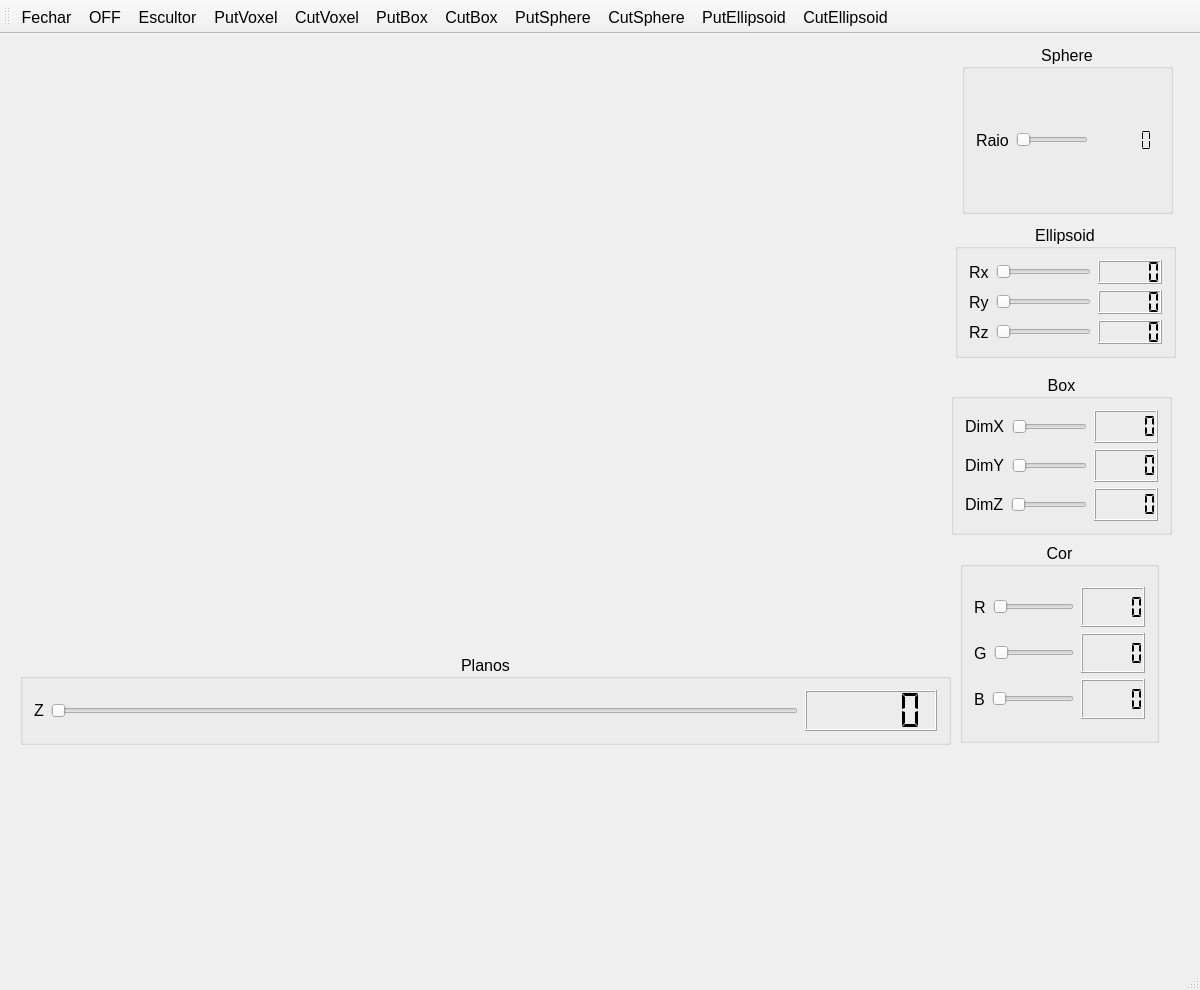
<?xml version="1.0" encoding="UTF-8"?>
<ui version="4.0">
 <class>MainWindow</class>
 <widget class="QMainWindow" name="MainWindow">
  <property name="geometry">
   <rect>
    <x>0</x>
    <y>0</y>
    <width>1200</width>
    <height>990</height>
   </rect>
  </property>
  <property name="sizePolicy">
   <sizepolicy hsizetype="Preferred" vsizetype="Preferred">
    <horstretch>0</horstretch>
    <verstretch>0</verstretch>
   </sizepolicy>
  </property>
  <property name="maximumSize">
   <size>
    <width>16777215</width>
    <height>16777215</height>
   </size>
  </property>
  <property name="contextMenuPolicy">
   <enum>Qt::DefaultContextMenu</enum>
  </property>
  <property name="windowTitle">
   <string>MainWindow</string>
  </property>
  <property name="layoutDirection">
   <enum>Qt::LeftToRight</enum>
  </property>
  <widget class="QWidget" name="centralWidget">
   <property name="maximumSize">
    <size>
     <width>1300</width>
     <height>990</height>
    </size>
   </property>
   <widget class="QGroupBox" name="groupBoxPlanos">
    <property name="geometry">
     <rect>
      <x>20</x>
      <y>620</y>
      <width>931</width>
      <height>91</height>
     </rect>
    </property>
    <property name="font">
     <font>
      <family>Ubuntu</family>
      <pointsize>12</pointsize>
     </font>
    </property>
    <property name="title">
     <string>Planos</string>
    </property>
    <property name="alignment">
     <set>Qt::AlignCenter</set>
    </property>
    <layout class="QVBoxLayout" name="verticalLayout_6">
     <item>
      <layout class="QHBoxLayout" name="horizontalLayout_20" stretch="0,85,15">
       <property name="spacing">
        <number>7</number>
       </property>
       <item>
        <widget class="QLabel" name="label_19">
         <property name="text">
          <string>Z</string>
         </property>
        </widget>
       </item>
       <item>
        <widget class="QSlider" name="horizontalZ">
         <property name="orientation">
          <enum>Qt::Horizontal</enum>
         </property>
        </widget>
       </item>
       <item>
        <widget class="QLCDNumber" name="lcdNumberZ">
         <property name="lineWidth">
          <number>1</number>
         </property>
         <property name="segmentStyle">
          <enum>QLCDNumber::Flat</enum>
         </property>
        </widget>
       </item>
      </layout>
     </item>
    </layout>
   </widget>
   <widget class="Plotter" name="widget" native="true">
    <property name="geometry">
     <rect>
      <x>20</x>
      <y>20</y>
      <width>921</width>
      <height>581</height>
     </rect>
    </property>
    <property name="sizePolicy">
     <sizepolicy hsizetype="Preferred" vsizetype="Preferred">
      <horstretch>0</horstretch>
      <verstretch>0</verstretch>
     </sizepolicy>
    </property>
    <property name="maximumSize">
     <size>
      <width>555555</width>
      <height>555555</height>
     </size>
    </property>
    <property name="layoutDirection">
     <enum>Qt::LeftToRight</enum>
    </property>
   </widget>
   <widget class="QGroupBox" name="groupBoxCor">
    <property name="geometry">
     <rect>
      <x>960</x>
      <y>508</y>
      <width>199</width>
      <height>201</height>
     </rect>
    </property>
    <property name="font">
     <font>
      <pointsize>12</pointsize>
     </font>
    </property>
    <property name="title">
     <string>Cor</string>
    </property>
    <property name="alignment">
     <set>Qt::AlignCenter</set>
    </property>
    <property name="flat">
     <bool>false</bool>
    </property>
    <layout class="QVBoxLayout" name="verticalLayout_9">
     <item>
      <layout class="QVBoxLayout" name="verticalLayout_4">
       <item>
        <layout class="QHBoxLayout" name="horizontalLayout_11" stretch="0,70,30">
         <property name="spacing">
          <number>7</number>
         </property>
         <item>
          <widget class="QLabel" name="label_11">
           <property name="text">
            <string>R</string>
           </property>
          </widget>
         </item>
         <item>
          <widget class="QSlider" name="horizontalR">
           <property name="maximum">
            <number>255</number>
           </property>
           <property name="orientation">
            <enum>Qt::Horizontal</enum>
           </property>
          </widget>
         </item>
         <item>
          <widget class="QLCDNumber" name="lcdNumberR">
           <property name="maximumSize">
            <size>
             <width>80</width>
             <height>40</height>
            </size>
           </property>
           <property name="font">
            <font>
             <family>Ubuntu</family>
             <pointsize>12</pointsize>
             <weight>50</weight>
             <bold>false</bold>
            </font>
           </property>
           <property name="lineWidth">
            <number>1</number>
           </property>
           <property name="segmentStyle">
            <enum>QLCDNumber::Flat</enum>
           </property>
          </widget>
         </item>
        </layout>
       </item>
       <item>
        <layout class="QHBoxLayout" name="horizontalLayout_12" stretch="0,70,30">
         <property name="spacing">
          <number>7</number>
         </property>
         <item>
          <widget class="QLabel" name="label_12">
           <property name="text">
            <string>G</string>
           </property>
          </widget>
         </item>
         <item>
          <widget class="QSlider" name="horizontalG">
           <property name="maximum">
            <number>255</number>
           </property>
           <property name="orientation">
            <enum>Qt::Horizontal</enum>
           </property>
          </widget>
         </item>
         <item>
          <widget class="QLCDNumber" name="lcdNumberG">
           <property name="maximumSize">
            <size>
             <width>80</width>
             <height>40</height>
            </size>
           </property>
           <property name="lineWidth">
            <number>1</number>
           </property>
           <property name="segmentStyle">
            <enum>QLCDNumber::Flat</enum>
           </property>
          </widget>
         </item>
        </layout>
       </item>
       <item>
        <layout class="QHBoxLayout" name="horizontalLayout_13" stretch="0,70,30">
         <property name="spacing">
          <number>7</number>
         </property>
         <item>
          <widget class="QLabel" name="label_13">
           <property name="text">
            <string>B</string>
           </property>
          </widget>
         </item>
         <item>
          <widget class="QSlider" name="horizontalB">
           <property name="maximum">
            <number>255</number>
           </property>
           <property name="orientation">
            <enum>Qt::Horizontal</enum>
           </property>
          </widget>
         </item>
         <item>
          <widget class="QLCDNumber" name="lcdNumberB">
           <property name="maximumSize">
            <size>
             <width>80</width>
             <height>40</height>
            </size>
           </property>
           <property name="lineWidth">
            <number>1</number>
           </property>
           <property name="segmentStyle">
            <enum>QLCDNumber::Flat</enum>
           </property>
          </widget>
         </item>
        </layout>
       </item>
      </layout>
     </item>
    </layout>
   </widget>
   <widget class="QGroupBox" name="groupBoxEsfera">
    <property name="geometry">
     <rect>
      <x>962</x>
      <y>10</y>
      <width>211</width>
      <height>170</height>
     </rect>
    </property>
    <property name="font">
     <font>
      <pointsize>12</pointsize>
     </font>
    </property>
    <property name="title">
     <string>Sphere</string>
    </property>
    <property name="alignment">
     <set>Qt::AlignCenter</set>
    </property>
    <property name="flat">
     <bool>false</bool>
    </property>
    <layout class="QVBoxLayout" name="verticalLayout" stretch="0">
     <property name="spacing">
      <number>6</number>
     </property>
     <property name="sizeConstraint">
      <enum>QLayout::SetNoConstraint</enum>
     </property>
     <property name="topMargin">
      <number>50</number>
     </property>
     <property name="bottomMargin">
      <number>50</number>
     </property>
     <item>
      <layout class="QHBoxLayout" name="horizontalLayout" stretch="0,68,32">
       <property name="spacing">
        <number>7</number>
       </property>
       <property name="leftMargin">
        <number>0</number>
       </property>
       <property name="topMargin">
        <number>10</number>
       </property>
       <property name="bottomMargin">
        <number>10</number>
       </property>
       <item>
        <widget class="QLabel" name="label">
         <property name="text">
          <string>Raio</string>
         </property>
        </widget>
       </item>
       <item>
        <widget class="QSlider" name="horizontalRaioEsfera">
         <property name="orientation">
          <enum>Qt::Horizontal</enum>
         </property>
        </widget>
       </item>
       <item>
        <widget class="QLCDNumber" name="lcdNumberRaioEsfera">
         <property name="maximumSize">
          <size>
           <width>80</width>
           <height>40</height>
          </size>
         </property>
         <property name="lineWidth">
          <number>0</number>
         </property>
         <property name="segmentStyle">
          <enum>QLCDNumber::Flat</enum>
         </property>
        </widget>
       </item>
      </layout>
     </item>
    </layout>
   </widget>
   <widget class="QGroupBox" name="groupBoxEllipsoid">
    <property name="geometry">
     <rect>
      <x>955</x>
      <y>190</y>
      <width>221</width>
      <height>134</height>
     </rect>
    </property>
    <property name="font">
     <font>
      <pointsize>12</pointsize>
     </font>
    </property>
    <property name="title">
     <string>Ellipsoid</string>
    </property>
    <property name="alignment">
     <set>Qt::AlignCenter</set>
    </property>
    <property name="flat">
     <bool>false</bool>
    </property>
    <layout class="QVBoxLayout" name="verticalLayout_2">
     <item>
      <layout class="QHBoxLayout" name="horizontalLayout_2" stretch="0,70,30">
       <property name="spacing">
        <number>7</number>
       </property>
       <item>
        <widget class="QLabel" name="label_2">
         <property name="text">
          <string>Rx</string>
         </property>
        </widget>
       </item>
       <item>
        <widget class="QSlider" name="horizontalRaioXEllipsoid">
         <property name="orientation">
          <enum>Qt::Horizontal</enum>
         </property>
        </widget>
       </item>
       <item>
        <widget class="QLCDNumber" name="lcdNumberRaioXElipse">
         <property name="maximumSize">
          <size>
           <width>80</width>
           <height>40</height>
          </size>
         </property>
         <property name="lineWidth">
          <number>1</number>
         </property>
         <property name="segmentStyle">
          <enum>QLCDNumber::Flat</enum>
         </property>
        </widget>
       </item>
      </layout>
     </item>
     <item>
      <layout class="QHBoxLayout" name="horizontalLayout_4" stretch="0,70,30">
       <property name="spacing">
        <number>7</number>
       </property>
       <item>
        <widget class="QLabel" name="label_4">
         <property name="text">
          <string>Ry</string>
         </property>
        </widget>
       </item>
       <item>
        <widget class="QSlider" name="horizontalRaioYEllipsoid">
         <property name="orientation">
          <enum>Qt::Horizontal</enum>
         </property>
        </widget>
       </item>
       <item>
        <widget class="QLCDNumber" name="lcdNumberRaioYElipse">
         <property name="maximumSize">
          <size>
           <width>80</width>
           <height>40</height>
          </size>
         </property>
         <property name="lineWidth">
          <number>1</number>
         </property>
         <property name="segmentStyle">
          <enum>QLCDNumber::Flat</enum>
         </property>
        </widget>
       </item>
      </layout>
     </item>
     <item>
      <layout class="QHBoxLayout" name="horizontalLayout_3" stretch="0,70,30">
       <property name="spacing">
        <number>7</number>
       </property>
       <item>
        <widget class="QLabel" name="label_3">
         <property name="text">
          <string>Rz</string>
         </property>
        </widget>
       </item>
       <item>
        <widget class="QSlider" name="horizontalRaioZEllipsoid">
         <property name="orientation">
          <enum>Qt::Horizontal</enum>
         </property>
        </widget>
       </item>
       <item>
        <widget class="QLCDNumber" name="lcdNumberRaioZElipse">
         <property name="maximumSize">
          <size>
           <width>80</width>
           <height>40</height>
          </size>
         </property>
         <property name="lineWidth">
          <number>1</number>
         </property>
         <property name="segmentStyle">
          <enum>QLCDNumber::Flat</enum>
         </property>
        </widget>
       </item>
      </layout>
     </item>
    </layout>
   </widget>
   <widget class="QGroupBox" name="groupBoxCaixa">
    <property name="geometry">
     <rect>
      <x>951</x>
      <y>340</y>
      <width>221</width>
      <height>161</height>
     </rect>
    </property>
    <property name="font">
     <font>
      <pointsize>12</pointsize>
     </font>
    </property>
    <property name="title">
     <string>Box</string>
    </property>
    <property name="alignment">
     <set>Qt::AlignCenter</set>
    </property>
    <property name="flat">
     <bool>false</bool>
    </property>
    <layout class="QVBoxLayout" name="verticalLayout_3">
     <item>
      <layout class="QHBoxLayout" name="horizontalLayout_5" stretch="0,70,30">
       <property name="spacing">
        <number>7</number>
       </property>
       <item>
        <widget class="QLabel" name="label_5">
         <property name="text">
          <string>DimX</string>
         </property>
        </widget>
       </item>
       <item>
        <widget class="QSlider" name="horizontalDimXCaixa">
         <property name="orientation">
          <enum>Qt::Horizontal</enum>
         </property>
        </widget>
       </item>
       <item>
        <widget class="QLCDNumber" name="lcdNumberDimXCaixa">
         <property name="maximumSize">
          <size>
           <width>80</width>
           <height>40</height>
          </size>
         </property>
         <property name="lineWidth">
          <number>1</number>
         </property>
         <property name="segmentStyle">
          <enum>QLCDNumber::Flat</enum>
         </property>
        </widget>
       </item>
      </layout>
     </item>
     <item>
      <layout class="QHBoxLayout" name="horizontalLayout_6" stretch="0,70,30">
       <property name="spacing">
        <number>7</number>
       </property>
       <item>
        <widget class="QLabel" name="label_6">
         <property name="text">
          <string>DimY</string>
         </property>
        </widget>
       </item>
       <item>
        <widget class="QSlider" name="horizontalDimYCaixa">
         <property name="orientation">
          <enum>Qt::Horizontal</enum>
         </property>
        </widget>
       </item>
       <item>
        <widget class="QLCDNumber" name="lcdNumberDimYCaixa">
         <property name="maximumSize">
          <size>
           <width>80</width>
           <height>40</height>
          </size>
         </property>
         <property name="lineWidth">
          <number>1</number>
         </property>
         <property name="segmentStyle">
          <enum>QLCDNumber::Flat</enum>
         </property>
        </widget>
       </item>
      </layout>
     </item>
     <item>
      <layout class="QHBoxLayout" name="horizontalLayout_7" stretch="0,70,30">
       <property name="spacing">
        <number>7</number>
       </property>
       <item>
        <widget class="QLabel" name="label_7">
         <property name="text">
          <string>DimZ</string>
         </property>
        </widget>
       </item>
       <item>
        <widget class="QSlider" name="horizontalDimZCaixa">
         <property name="orientation">
          <enum>Qt::Horizontal</enum>
         </property>
        </widget>
       </item>
       <item>
        <widget class="QLCDNumber" name="lcdNumberDimZCaixa">
         <property name="maximumSize">
          <size>
           <width>80</width>
           <height>40</height>
          </size>
         </property>
         <property name="lineWidth">
          <number>1</number>
         </property>
         <property name="segmentStyle">
          <enum>QLCDNumber::Flat</enum>
         </property>
        </widget>
       </item>
      </layout>
     </item>
    </layout>
   </widget>
  </widget>
  <widget class="QMenuBar" name="menuBar">
   <property name="geometry">
    <rect>
     <x>0</x>
     <y>0</y>
     <width>1200</width>
     <height>26</height>
    </rect>
   </property>
  </widget>
  <widget class="QToolBar" name="mainToolBar">
   <property name="font">
    <font>
     <pointsize>12</pointsize>
    </font>
   </property>
   <attribute name="toolBarArea">
    <enum>TopToolBarArea</enum>
   </attribute>
   <attribute name="toolBarBreak">
    <bool>false</bool>
   </attribute>
   <addaction name="actionFechar"/>
   <addaction name="actionSalvar"/>
   <addaction name="actionEscultor"/>
   <addaction name="actionPutVoxel"/>
   <addaction name="actionCutVoxel"/>
   <addaction name="actionPutBox"/>
   <addaction name="actionCutBox"/>
   <addaction name="actionPutSphere"/>
   <addaction name="actionCutSphere"/>
   <addaction name="actionPutEllipsoid"/>
   <addaction name="actionCutEllipsoid"/>
  </widget>
  <widget class="QStatusBar" name="statusBar"/>
  <action name="actionEscultor">
   <property name="text">
    <string>Escultor</string>
   </property>
   <property name="font">
    <font>
     <pointsize>12</pointsize>
    </font>
   </property>
  </action>
  <action name="actionFechar">
   <property name="text">
    <string>Fechar</string>
   </property>
  </action>
  <action name="actionPutVoxel">
   <property name="checkable">
    <bool>true</bool>
   </property>
   <property name="checked">
    <bool>false</bool>
   </property>
   <property name="text">
    <string>PutVoxel</string>
   </property>
  </action>
  <action name="actionCutVoxel">
   <property name="checkable">
    <bool>true</bool>
   </property>
   <property name="text">
    <string>CutVoxel</string>
   </property>
  </action>
  <action name="actionPutBox">
   <property name="checkable">
    <bool>true</bool>
   </property>
   <property name="text">
    <string>PutBox</string>
   </property>
  </action>
  <action name="actionCutBox">
   <property name="checkable">
    <bool>true</bool>
   </property>
   <property name="text">
    <string>CutBox</string>
   </property>
  </action>
  <action name="actionPutSphere">
   <property name="checkable">
    <bool>true</bool>
   </property>
   <property name="text">
    <string>PutSphere</string>
   </property>
  </action>
  <action name="actionCutSphere">
   <property name="checkable">
    <bool>true</bool>
   </property>
   <property name="text">
    <string>CutSphere</string>
   </property>
  </action>
  <action name="actionPutEllipsoid">
   <property name="checkable">
    <bool>true</bool>
   </property>
   <property name="text">
    <string>PutEllipsoid</string>
   </property>
  </action>
  <action name="actionCutEllipsoid">
   <property name="checkable">
    <bool>true</bool>
   </property>
   <property name="text">
    <string>CutEllipsoid</string>
   </property>
  </action>
  <action name="actionSalvar">
   <property name="text">
    <string>OFF</string>
   </property>
  </action>
 </widget>
 <layoutdefault spacing="6" margin="11"/>
 <customwidgets>
  <customwidget>
   <class>Plotter</class>
   <extends>QWidget</extends>
   <header>plotter.h</header>
   <container>1</container>
   <slots>
    <slot>alteraCor()</slot>
    <slot>mudaB(int)</slot>
    <slot>mudaG(int)</slot>
    <slot>salvaEscultor()</slot>
    <slot>executaGeomview()</slot>
    <slot>limpaEscultor()</slot>
   </slots>
  </customwidget>
 </customwidgets>
 <resources/>
 <connections>
  <connection>
   <sender>horizontalRaioEsfera</sender>
   <signal>valueChanged(int)</signal>
   <receiver>lcdNumberRaioEsfera</receiver>
   <slot>display(int)</slot>
   <hints>
    <hint type="sourcelabel">
     <x>171</x>
     <y>192</y>
    </hint>
    <hint type="destinationlabel">
     <x>242</x>
     <y>196</y>
    </hint>
   </hints>
  </connection>
  <connection>
   <sender>horizontalRaioXEllipsoid</sender>
   <signal>valueChanged(int)</signal>
   <receiver>lcdNumberRaioXElipse</receiver>
   <slot>display(int)</slot>
   <hints>
    <hint type="sourcelabel">
     <x>171</x>
     <y>318</y>
    </hint>
    <hint type="destinationlabel">
     <x>242</x>
     <y>323</y>
    </hint>
   </hints>
  </connection>
  <connection>
   <sender>horizontalRaioYEllipsoid</sender>
   <signal>valueChanged(int)</signal>
   <receiver>lcdNumberRaioYElipse</receiver>
   <slot>display(int)</slot>
   <hints>
    <hint type="sourcelabel">
     <x>171</x>
     <y>351</y>
    </hint>
    <hint type="destinationlabel">
     <x>242</x>
     <y>356</y>
    </hint>
   </hints>
  </connection>
  <connection>
   <sender>horizontalRaioZEllipsoid</sender>
   <signal>valueChanged(int)</signal>
   <receiver>lcdNumberRaioZElipse</receiver>
   <slot>display(int)</slot>
   <hints>
    <hint type="sourcelabel">
     <x>171</x>
     <y>383</y>
    </hint>
    <hint type="destinationlabel">
     <x>242</x>
     <y>388</y>
    </hint>
   </hints>
  </connection>
  <connection>
   <sender>horizontalDimXCaixa</sender>
   <signal>valueChanged(int)</signal>
   <receiver>lcdNumberDimXCaixa</receiver>
   <slot>display(int)</slot>
   <hints>
    <hint type="sourcelabel">
     <x>171</x>
     <y>460</y>
    </hint>
    <hint type="destinationlabel">
     <x>242</x>
     <y>465</y>
    </hint>
   </hints>
  </connection>
  <connection>
   <sender>horizontalDimYCaixa</sender>
   <signal>valueChanged(int)</signal>
   <receiver>lcdNumberDimYCaixa</receiver>
   <slot>display(int)</slot>
   <hints>
    <hint type="sourcelabel">
     <x>171</x>
     <y>493</y>
    </hint>
    <hint type="destinationlabel">
     <x>242</x>
     <y>498</y>
    </hint>
   </hints>
  </connection>
  <connection>
   <sender>horizontalDimZCaixa</sender>
   <signal>valueChanged(int)</signal>
   <receiver>lcdNumberDimZCaixa</receiver>
   <slot>display(int)</slot>
   <hints>
    <hint type="sourcelabel">
     <x>171</x>
     <y>518</y>
    </hint>
    <hint type="destinationlabel">
     <x>208</x>
     <y>514</y>
    </hint>
   </hints>
  </connection>
  <connection>
   <sender>horizontalR</sender>
   <signal>valueChanged(int)</signal>
   <receiver>lcdNumberR</receiver>
   <slot>display(int)</slot>
   <hints>
    <hint type="sourcelabel">
     <x>155</x>
     <y>596</y>
    </hint>
    <hint type="destinationlabel">
     <x>202</x>
     <y>595</y>
    </hint>
   </hints>
  </connection>
  <connection>
   <sender>horizontalG</sender>
   <signal>valueChanged(int)</signal>
   <receiver>lcdNumberG</receiver>
   <slot>display(int)</slot>
   <hints>
    <hint type="sourcelabel">
     <x>114</x>
     <y>624</y>
    </hint>
    <hint type="destinationlabel">
     <x>197</x>
     <y>629</y>
    </hint>
   </hints>
  </connection>
  <connection>
   <sender>horizontalB</sender>
   <signal>valueChanged(int)</signal>
   <receiver>lcdNumberB</receiver>
   <slot>display(int)</slot>
   <hints>
    <hint type="sourcelabel">
     <x>164</x>
     <y>655</y>
    </hint>
    <hint type="destinationlabel">
     <x>196</x>
     <y>654</y>
    </hint>
   </hints>
  </connection>
  <connection>
   <sender>horizontalZ</sender>
   <signal>valueChanged(int)</signal>
   <receiver>lcdNumberZ</receiver>
   <slot>display(int)</slot>
   <hints>
    <hint type="sourcelabel">
     <x>1067</x>
     <y>692</y>
    </hint>
    <hint type="destinationlabel">
     <x>1112</x>
     <y>692</y>
    </hint>
   </hints>
  </connection>
  <connection>
   <sender>actionFechar</sender>
   <signal>triggered(bool)</signal>
   <receiver>MainWindow</receiver>
   <slot>close()</slot>
   <hints>
    <hint type="sourcelabel">
     <x>-1</x>
     <y>-1</y>
    </hint>
    <hint type="destinationlabel">
     <x>630</x>
     <y>375</y>
    </hint>
   </hints>
  </connection>
  <connection>
   <sender>actionPutVoxel</sender>
   <signal>triggered(bool)</signal>
   <receiver>MainWindow</receiver>
   <slot>capturaAcao(bool)</slot>
   <hints>
    <hint type="sourcelabel">
     <x>-1</x>
     <y>-1</y>
    </hint>
    <hint type="destinationlabel">
     <x>630</x>
     <y>375</y>
    </hint>
   </hints>
  </connection>
  <connection>
   <sender>actionCutVoxel</sender>
   <signal>triggered(bool)</signal>
   <receiver>MainWindow</receiver>
   <slot>capturaAcao(bool)</slot>
   <hints>
    <hint type="sourcelabel">
     <x>-1</x>
     <y>-1</y>
    </hint>
    <hint type="destinationlabel">
     <x>630</x>
     <y>375</y>
    </hint>
   </hints>
  </connection>
  <connection>
   <sender>actionPutBox</sender>
   <signal>triggered(bool)</signal>
   <receiver>MainWindow</receiver>
   <slot>capturaAcao(bool)</slot>
   <hints>
    <hint type="sourcelabel">
     <x>-1</x>
     <y>-1</y>
    </hint>
    <hint type="destinationlabel">
     <x>630</x>
     <y>375</y>
    </hint>
   </hints>
  </connection>
  <connection>
   <sender>actionCutBox</sender>
   <signal>triggered(bool)</signal>
   <receiver>MainWindow</receiver>
   <slot>capturaAcao(bool)</slot>
   <hints>
    <hint type="sourcelabel">
     <x>-1</x>
     <y>-1</y>
    </hint>
    <hint type="destinationlabel">
     <x>630</x>
     <y>375</y>
    </hint>
   </hints>
  </connection>
  <connection>
   <sender>actionPutSphere</sender>
   <signal>triggered(bool)</signal>
   <receiver>MainWindow</receiver>
   <slot>capturaAcao(bool)</slot>
   <hints>
    <hint type="sourcelabel">
     <x>-1</x>
     <y>-1</y>
    </hint>
    <hint type="destinationlabel">
     <x>630</x>
     <y>375</y>
    </hint>
   </hints>
  </connection>
  <connection>
   <sender>actionCutSphere</sender>
   <signal>triggered(bool)</signal>
   <receiver>MainWindow</receiver>
   <slot>capturaAcao(bool)</slot>
   <hints>
    <hint type="sourcelabel">
     <x>-1</x>
     <y>-1</y>
    </hint>
    <hint type="destinationlabel">
     <x>630</x>
     <y>375</y>
    </hint>
   </hints>
  </connection>
  <connection>
   <sender>actionPutEllipsoid</sender>
   <signal>triggered(bool)</signal>
   <receiver>MainWindow</receiver>
   <slot>capturaAcao(bool)</slot>
   <hints>
    <hint type="sourcelabel">
     <x>-1</x>
     <y>-1</y>
    </hint>
    <hint type="destinationlabel">
     <x>630</x>
     <y>375</y>
    </hint>
   </hints>
  </connection>
  <connection>
   <sender>actionCutEllipsoid</sender>
   <signal>triggered(bool)</signal>
   <receiver>MainWindow</receiver>
   <slot>capturaAcao(bool)</slot>
   <hints>
    <hint type="sourcelabel">
     <x>-1</x>
     <y>-1</y>
    </hint>
    <hint type="destinationlabel">
     <x>630</x>
     <y>375</y>
    </hint>
   </hints>
  </connection>
  <connection>
   <sender>horizontalG</sender>
   <signal>valueChanged(int)</signal>
   <receiver>widget</receiver>
   <slot>mudaG(int)</slot>
   <hints>
    <hint type="sourcelabel">
     <x>106</x>
     <y>627</y>
    </hint>
    <hint type="destinationlabel">
     <x>757</x>
     <y>334</y>
    </hint>
   </hints>
  </connection>
  <connection>
   <sender>horizontalB</sender>
   <signal>valueChanged(int)</signal>
   <receiver>widget</receiver>
   <slot>mudaB(int)</slot>
   <hints>
    <hint type="sourcelabel">
     <x>75</x>
     <y>660</y>
    </hint>
    <hint type="destinationlabel">
     <x>400</x>
     <y>419</y>
    </hint>
   </hints>
  </connection>
  <connection>
   <sender>actionSalvar</sender>
   <signal>triggered(bool)</signal>
   <receiver>widget</receiver>
   <slot>salvaEscultor()</slot>
   <hints>
    <hint type="sourcelabel">
     <x>-1</x>
     <y>-1</y>
    </hint>
    <hint type="destinationlabel">
     <x>757</x>
     <y>334</y>
    </hint>
   </hints>
  </connection>
 </connections>
 <slots>
  <slot>capturaAcao(bool)</slot>
 </slots>
</ui>
